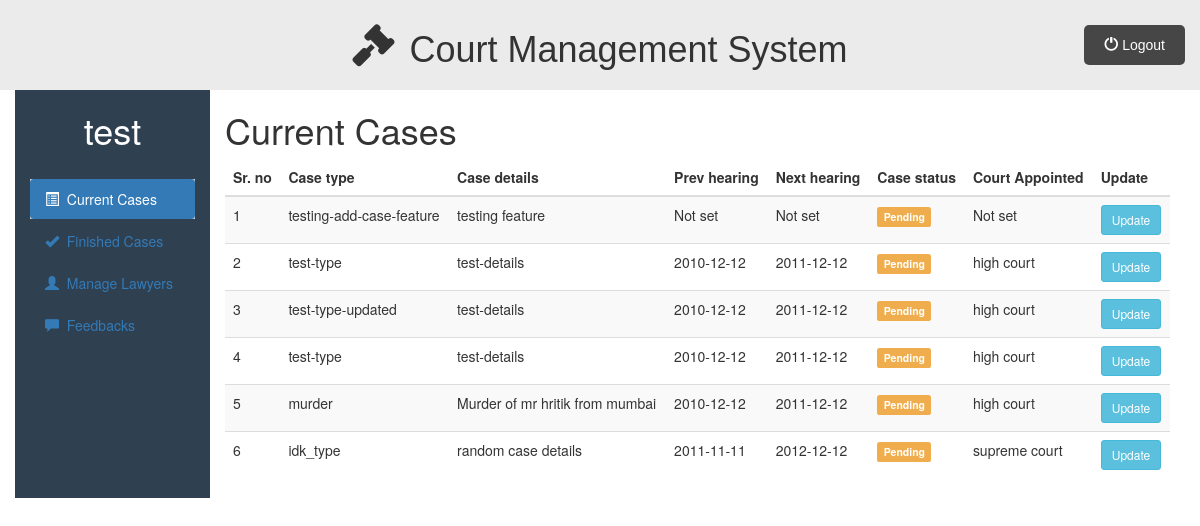
The app's page /admin_dashboard.php?id=1 (signed in), older data.
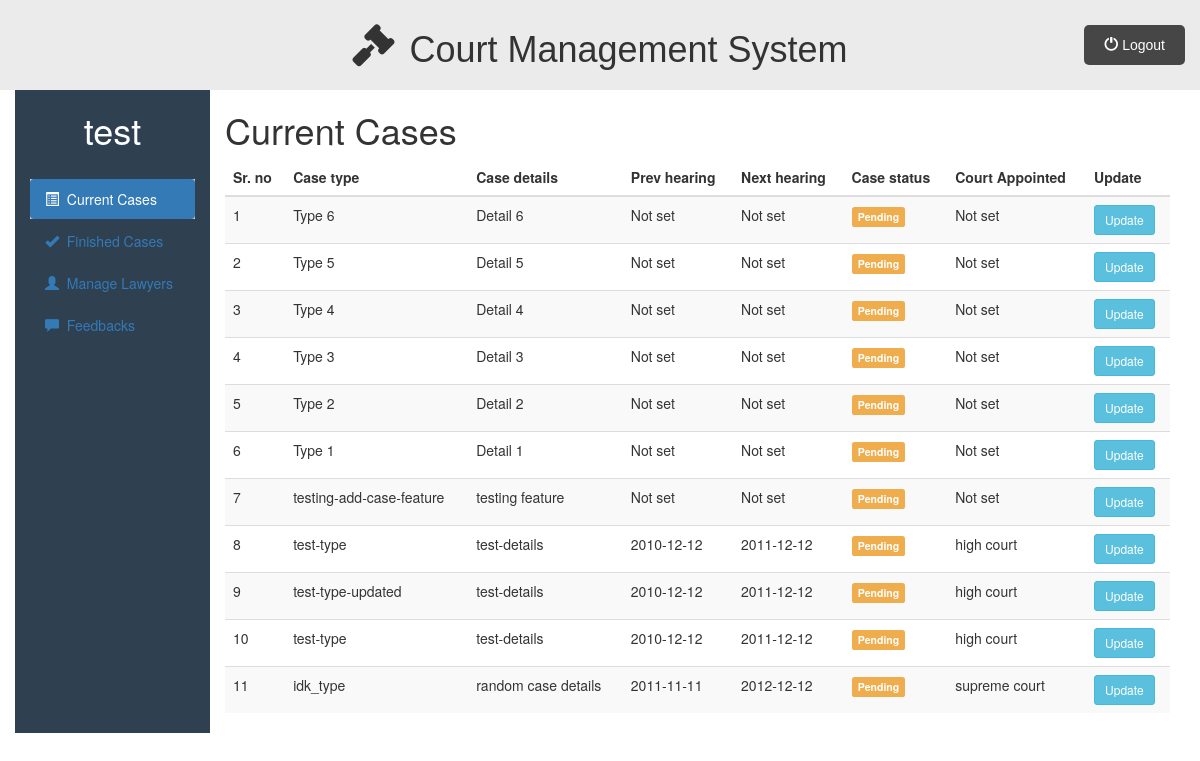
The same page, newer data.
### tables this page shows
CREATE TABLE `cases` (
  `case_id` int(11) NOT NULL,
  `case_type` varchar(50) NOT NULL,
  `case_details` varchar(200) NOT NULL,
  `next_hearing_date` date DEFAULT NULL,
  `prev_hearing_date` date DEFAULT NULL,
  `case_status` varchar(50) NOT NULL,
  `court_name` varchar(50) DEFAULT NULL,
  `lawyer_id_assigned` int(11) NOT NULL,
  `lawyer_status` varchar(20) DEFAULT 'not yet accepted',
  `clientforcase_id` int(11) NOT NULL
);

### admin/currentcases.php (the view, shortened to what this page needs)
<div class="container-fluid">
    <div class="row">
        <div class="col-sm-2">
            <h1><?php echo htmlspecialchars($_SESSION["admin_name"] ?? ""); ?></h1>
            <br>
            <ul id="side_menu" class="nav nav-pills nav-stacked">
                <li class="active"><a href="admin_dashboard.php"><span
                            class="glyphicon glyphicon-list-alt"></span>&nbsp; Current Cases</a></li>
                <li><a href="admin_dashboard.php?q=finishedcases"><span class="glyphicon glyphicon-ok"></span>&nbsp;
                        Finished Cases</a></li>
                <li><a href="admin_dashboard.php?q=managelawyers"><span class="glyphicon glyphicon-user"></span>&nbsp;
                        Manage Lawyers</a></li>
                <li><a href="admin_dashboard.php?q=feedbacks"><span class="glyphicon glyphicon-comment"></span>&nbsp;
                        Feedbacks</a></li>
            </ul>
        </div>
        <div class="col-sm-10">
            <h1>Current Cases</h1>
            <div class="table-responsive">
                <table class="table table-striped table-hover">
                    <thead>
                        <tr>
                            <th>Sr. no</th>
                            <th>Case type</th>
                            <th>Case details</th>
                            <th>Prev hearing</th>
                            <th>Next hearing</th>
                            <th>Case status</th>
                            <th>Court Appointed</th>
                            <th>Update</th>
                        </tr>
                    </thead>
                    <tbody>
                        <?php
                        require_once("includes/db.php");
                        if ($con) {
                            $status = "pending";
                            $stmt = $con->prepare("
                                SELECT case_id, case_type, case_details, prev_hearing_date, next_hearing_date, court_name
                                FROM cases
                                WHERE case_status = ?
                                ORDER BY case_id DESC
                            ");
                            $stmt->bind_param('s', $status);
                            $stmt->execute();
                            $result = $stmt->get_result();
                            if ($result->num_rows > 0) {
                                $x = 1;
                                while ($row = $result->fetch_assoc()) {
                                    $case_id = (int) $row['case_id'];
                                    $case_type = htmlspecialchars($row['case_type']);
                                    $case_details = htmlspecialchars($row['case_details']);
                                    $prev_hearing = htmlspecialchars($row['prev_hearing_date'] ?? "Not set");
                                    $next_hearing = htmlspecialchars($row['next_hearing_date'] ?? "Not set");
                                    $court_name = htmlspecialchars($row['court_name'] ?? "Not set");
                                    echo "
                                    <tr>
                                        <td>{$x}</td>
                                        <td>{$case_type}</td>
                                        <td>{$case_details}</td>
                                        <td>{$prev_hearing}</td>
                                        <td>{$next_hearing}</td>
                                        <td><span class='label label-warning'>Pending</span></td>
                                        <td>{$court_name}</td>
                                        <td>
                                            <a class='btn btn-info btn-sm' href='admin_dashboard.php?q=updatecase&id={$case_id}'>Update</a>
                                        </td>
                                    </tr>";
                                    $x++;
                                }
                            } else {
                                echo "<tr><td colspan='8' class='text-center text-muted'>No pending cases found</td></tr>";
                            }
                        } else {
                            echo "<tr><td colspan='8' class='text-center text-danger'>Database connection error</td></tr>";
                        }
                        ?>
                    </tbody>
                </table>
            </div>
        </div>
    </div>
</div>

### admin_dashboard.php (shortened to what this page needs)
<!DOCTYPE html>
<html lang="en">
<head>
    <link rel="stylesheet" href="https://maxcdn.bootstrapcdn.com/bootstrap/3.4.0/css/bootstrap.min.css">
    <link rel="stylesheet" href="public/css/style.css">
    <link rel="stylesheet" href="public/css/dashboard.css">
</head>
<body>
    <div class="title-bar">
        <div id="item1">
            <i class="fas fa-gavel fa-3x"></i>
            <h1>Court Management System</h1>
        </div>
        <div id="item2">
            <button class="sm btn btn-danger" onclick="window.location.href='logout.php'">
                <span class="glyphicon glyphicon-off"></span> Logout
            </button>
        </div>
    </div>
    <div class="container-fluid">
        <?php
        $page = $_GET['q'] ?? null;
        switch ($page) {
            default:
                require_once("admin/currentcases.php");
                break;
        }
        ?>
    </div>
</body>
</html>

### public/css/style.css (style rules this page uses)
* { padding: 0%; margin: 0%; box-sizing: border-box; }
html { scroll-behavior: smooth; }
ul { list-style-type: none; }
.title-bar { display: grid; grid-template-columns: repeat(4,1fr); font-family: Arial, Helvetica, sans-serif ; background-color: rgb(235,235,235); padding: 1rem; justify-content: center; align-content: center; text-align: center; }
#item1 { grid-column-start: 2; grid-column-end: 4; display:flex; align-content: center; justify-content: center; text-align: center; align-items: center; }
#item1>h1 { margin-left:1.5rem; }
#item2 { grid-column-start: 4; grid-column-end: 5; display: flex; align-content: flex-end; justify-content: flex-end; align-items: center; }
.sm { margin-right: 0.5rem; margin-left: 0.8rem; font-size: 1.4rem; border: none; border-radius: 5px; background-color: rgba(0,0,0,0.7); color: white; padding: 10px 20px; }
.active, .accordion:hover { background-color: #ccc; }

### public/css/dashboard.css (style rules this page uses)
.row { background-color: #2f4050; }
.col-sm-10 { background-color: #fff; }
.col-sm-2 h1 { color: #fff; text-align:center; }

Row changes from the older to the newer data that the page shows:
removed cases: case_type "murder", case_details "Murder of mr hritik from mumbai", prev_hearing_date "2010-12-12", next_hearing_date "2011-12-12", court_name "high court"
added cases: case_type "Type 6", case_details "Detail 6", prev_hearing_date "Not set", next_hearing_date "Not set", court_name "Not set"
added cases: case_type "Type 5", case_details "Detail 5", prev_hearing_date "Not set", next_hearing_date "Not set", court_name "Not set"
added cases: case_type "Type 4", case_details "Detail 4", prev_hearing_date "Not set", next_hearing_date "Not set", court_name "Not set"
added cases: case_type "Type 3", case_details "Detail 3", prev_hearing_date "Not set", next_hearing_date "Not set", court_name "Not set"
added cases: case_type "Type 2", case_details "Detail 2", prev_hearing_date "Not set", next_hearing_date "Not set", court_name "Not set"
added cases: case_type "Type 1", case_details "Detail 1", prev_hearing_date "Not set", next_hearing_date "Not set", court_name "Not set"
